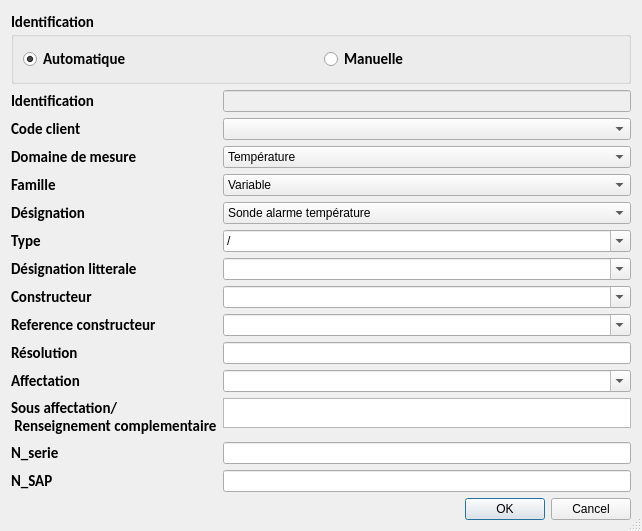
<?xml version="1.0" encoding="UTF-8"?>
<ui version="4.0">
 <class>Creation_afficheur</class>
 <widget class="QDialog" name="Creation_afficheur">
  <property name="windowModality">
   <enum>Qt::WindowModal</enum>
  </property>
  <property name="geometry">
   <rect>
    <x>0</x>
    <y>0</y>
    <width>642</width>
    <height>487</height>
   </rect>
  </property>
  <property name="windowTitle">
   <string>Création d'afficheur</string>
  </property>
  <property name="sizeGripEnabled">
   <bool>true</bool>
  </property>
  <property name="modal">
   <bool>false</bool>
  </property>
  <layout class="QVBoxLayout" name="verticalLayout_2">
   <item>
    <layout class="QVBoxLayout" name="verticalLayout">
     <item>
      <widget class="QGroupBox" name="groupBox">
       <property name="sizePolicy">
        <sizepolicy hsizetype="Preferred" vsizetype="Fixed">
         <horstretch>0</horstretch>
         <verstretch>0</verstretch>
        </sizepolicy>
       </property>
       <property name="font">
        <font>
         <family>Calibri</family>
         <pointsize>11</pointsize>
         <weight>75</weight>
         <bold>true</bold>
        </font>
       </property>
       <property name="title">
        <string>Identification</string>
       </property>
       <layout class="QGridLayout" name="gridLayout_2">
        <item row="0" column="0">
         <widget class="QRadioButton" name="radioButton_automatique">
          <property name="text">
           <string>Automatique</string>
          </property>
          <property name="checked">
           <bool>true</bool>
          </property>
         </widget>
        </item>
        <item row="0" column="1">
         <widget class="QRadioButton" name="radioButton_manuelle">
          <property name="text">
           <string>Manuelle</string>
          </property>
         </widget>
        </item>
       </layout>
      </widget>
     </item>
     <item>
      <layout class="QFormLayout" name="formLayout">
       <property name="fieldGrowthPolicy">
        <enum>QFormLayout::AllNonFixedFieldsGrow</enum>
       </property>
       <item row="0" column="0">
        <widget class="QLabel" name="label_13">
         <property name="sizePolicy">
          <sizepolicy hsizetype="Preferred" vsizetype="Expanding">
           <horstretch>0</horstretch>
           <verstretch>0</verstretch>
          </sizepolicy>
         </property>
         <property name="font">
          <font>
           <family>Calibri</family>
           <pointsize>11</pointsize>
           <weight>75</weight>
           <bold>true</bold>
          </font>
         </property>
         <property name="text">
          <string>Identification</string>
         </property>
        </widget>
       </item>
       <item row="0" column="1">
        <widget class="QLineEdit" name="lineEdit_identification">
         <property name="enabled">
          <bool>false</bool>
         </property>
         <property name="sizePolicy">
          <sizepolicy hsizetype="Expanding" vsizetype="Expanding">
           <horstretch>0</horstretch>
           <verstretch>1</verstretch>
          </sizepolicy>
         </property>
        </widget>
       </item>
       <item row="1" column="0">
        <widget class="QLabel" name="label">
         <property name="sizePolicy">
          <sizepolicy hsizetype="Preferred" vsizetype="Expanding">
           <horstretch>0</horstretch>
           <verstretch>0</verstretch>
          </sizepolicy>
         </property>
         <property name="font">
          <font>
           <family>Calibri</family>
           <pointsize>11</pointsize>
           <weight>75</weight>
           <bold>true</bold>
          </font>
         </property>
         <property name="text">
          <string>Code client</string>
         </property>
        </widget>
       </item>
       <item row="1" column="1">
        <widget class="QComboBox" name="comboBox_code_client">
         <property name="sizePolicy">
          <sizepolicy hsizetype="Preferred" vsizetype="Expanding">
           <horstretch>0</horstretch>
           <verstretch>1</verstretch>
          </sizepolicy>
         </property>
        </widget>
       </item>
       <item row="2" column="0">
        <widget class="QLabel" name="label_2">
         <property name="sizePolicy">
          <sizepolicy hsizetype="Preferred" vsizetype="Expanding">
           <horstretch>0</horstretch>
           <verstretch>0</verstretch>
          </sizepolicy>
         </property>
         <property name="font">
          <font>
           <family>Calibri</family>
           <pointsize>11</pointsize>
           <weight>75</weight>
           <bold>true</bold>
          </font>
         </property>
         <property name="text">
          <string>Domaine de mesure</string>
         </property>
        </widget>
       </item>
       <item row="2" column="1">
        <widget class="QComboBox" name="comboBox_domaine_mesure">
         <property name="sizePolicy">
          <sizepolicy hsizetype="Preferred" vsizetype="Expanding">
           <horstretch>0</horstretch>
           <verstretch>1</verstretch>
          </sizepolicy>
         </property>
         <item>
          <property name="text">
           <string>Température</string>
          </property>
         </item>
         <item>
          <property name="text">
           <string>Temps-Fréquence</string>
          </property>
         </item>
         <item>
          <property name="text">
           <string>Vitesse</string>
          </property>
         </item>
        </widget>
       </item>
       <item row="3" column="0">
        <widget class="QLabel" name="label_3">
         <property name="sizePolicy">
          <sizepolicy hsizetype="Preferred" vsizetype="Expanding">
           <horstretch>0</horstretch>
           <verstretch>0</verstretch>
          </sizepolicy>
         </property>
         <property name="font">
          <font>
           <family>Calibri</family>
           <pointsize>11</pointsize>
           <weight>75</weight>
           <bold>true</bold>
          </font>
         </property>
         <property name="text">
          <string>Famille</string>
         </property>
        </widget>
       </item>
       <item row="3" column="1">
        <widget class="QComboBox" name="comboBox_famille">
         <property name="sizePolicy">
          <sizepolicy hsizetype="Preferred" vsizetype="Expanding">
           <horstretch>1</horstretch>
           <verstretch>1</verstretch>
          </sizepolicy>
         </property>
         <item>
          <property name="text">
           <string>Variable</string>
          </property>
         </item>
        </widget>
       </item>
       <item row="4" column="0">
        <widget class="QLabel" name="label_4">
         <property name="sizePolicy">
          <sizepolicy hsizetype="Preferred" vsizetype="Expanding">
           <horstretch>0</horstretch>
           <verstretch>0</verstretch>
          </sizepolicy>
         </property>
         <property name="font">
          <font>
           <family>Calibri</family>
           <pointsize>11</pointsize>
           <weight>75</weight>
           <bold>true</bold>
          </font>
         </property>
         <property name="text">
          <string>Désignation</string>
         </property>
        </widget>
       </item>
       <item row="4" column="1">
        <widget class="QComboBox" name="comboBox_designation">
         <property name="sizePolicy">
          <sizepolicy hsizetype="Preferred" vsizetype="Expanding">
           <horstretch>0</horstretch>
           <verstretch>1</verstretch>
          </sizepolicy>
         </property>
         <item>
          <property name="text">
           <string>Sonde alarme température</string>
          </property>
         </item>
         <item>
          <property name="text">
           <string>Afficheur de température</string>
          </property>
         </item>
         <item>
          <property name="text">
           <string>Afficheur de temps</string>
          </property>
         </item>
         <item>
          <property name="text">
           <string>Afficheur de vitesse</string>
          </property>
         </item>
        </widget>
       </item>
       <item row="5" column="0">
        <widget class="QLabel" name="label_5">
         <property name="sizePolicy">
          <sizepolicy hsizetype="Preferred" vsizetype="Expanding">
           <horstretch>0</horstretch>
           <verstretch>0</verstretch>
          </sizepolicy>
         </property>
         <property name="font">
          <font>
           <family>Calibri</family>
           <pointsize>11</pointsize>
           <weight>75</weight>
           <bold>true</bold>
          </font>
         </property>
         <property name="text">
          <string>Type</string>
         </property>
        </widget>
       </item>
       <item row="5" column="1">
        <widget class="QComboBox" name="comboBox_type">
         <property name="sizePolicy">
          <sizepolicy hsizetype="Preferred" vsizetype="Expanding">
           <horstretch>0</horstretch>
           <verstretch>1</verstretch>
          </sizepolicy>
         </property>
         <property name="editable">
          <bool>true</bool>
         </property>
         <item>
          <property name="text">
           <string>/</string>
          </property>
         </item>
         <item>
          <property name="text">
           <string>Thermistance</string>
          </property>
         </item>
         <item>
          <property name="text">
           <string>PT100</string>
          </property>
         </item>
         <item>
          <property name="text">
           <string>PT1000</string>
          </property>
         </item>
        </widget>
       </item>
       <item row="6" column="0">
        <widget class="QLabel" name="label_6">
         <property name="sizePolicy">
          <sizepolicy hsizetype="Preferred" vsizetype="Expanding">
           <horstretch>0</horstretch>
           <verstretch>0</verstretch>
          </sizepolicy>
         </property>
         <property name="font">
          <font>
           <family>Calibri</family>
           <pointsize>11</pointsize>
           <weight>75</weight>
           <bold>true</bold>
          </font>
         </property>
         <property name="text">
          <string>Désignation litterale</string>
         </property>
        </widget>
       </item>
       <item row="6" column="1">
        <widget class="QComboBox" name="comboBox_designation_litterale">
         <property name="sizePolicy">
          <sizepolicy hsizetype="Preferred" vsizetype="Expanding">
           <horstretch>0</horstretch>
           <verstretch>1</verstretch>
          </sizepolicy>
         </property>
         <property name="editable">
          <bool>true</bool>
         </property>
         <property name="currentIndex">
          <number>-1</number>
         </property>
        </widget>
       </item>
       <item row="7" column="0">
        <widget class="QLabel" name="label_7">
         <property name="sizePolicy">
          <sizepolicy hsizetype="Preferred" vsizetype="Expanding">
           <horstretch>0</horstretch>
           <verstretch>0</verstretch>
          </sizepolicy>
         </property>
         <property name="font">
          <font>
           <family>Calibri</family>
           <pointsize>11</pointsize>
           <weight>75</weight>
           <bold>true</bold>
          </font>
         </property>
         <property name="text">
          <string>Constructeur</string>
         </property>
        </widget>
       </item>
       <item row="7" column="1">
        <widget class="QComboBox" name="comboBox_constructeur">
         <property name="sizePolicy">
          <sizepolicy hsizetype="Preferred" vsizetype="Expanding">
           <horstretch>0</horstretch>
           <verstretch>1</verstretch>
          </sizepolicy>
         </property>
         <property name="editable">
          <bool>true</bool>
         </property>
        </widget>
       </item>
       <item row="8" column="0">
        <widget class="QLabel" name="label_8">
         <property name="sizePolicy">
          <sizepolicy hsizetype="Preferred" vsizetype="Expanding">
           <horstretch>0</horstretch>
           <verstretch>0</verstretch>
          </sizepolicy>
         </property>
         <property name="font">
          <font>
           <family>Calibri</family>
           <pointsize>11</pointsize>
           <weight>75</weight>
           <bold>true</bold>
          </font>
         </property>
         <property name="text">
          <string>Reference constructeur</string>
         </property>
        </widget>
       </item>
       <item row="8" column="1">
        <widget class="QComboBox" name="comboBox_ref_constructeur">
         <property name="sizePolicy">
          <sizepolicy hsizetype="Preferred" vsizetype="Expanding">
           <horstretch>0</horstretch>
           <verstretch>1</verstretch>
          </sizepolicy>
         </property>
         <property name="editable">
          <bool>true</bool>
         </property>
        </widget>
       </item>
       <item row="9" column="0">
        <widget class="QLabel" name="label_10">
         <property name="sizePolicy">
          <sizepolicy hsizetype="Preferred" vsizetype="Expanding">
           <horstretch>0</horstretch>
           <verstretch>0</verstretch>
          </sizepolicy>
         </property>
         <property name="font">
          <font>
           <family>Calibri</family>
           <pointsize>11</pointsize>
           <weight>75</weight>
           <bold>true</bold>
          </font>
         </property>
         <property name="text">
          <string>Résolution</string>
         </property>
        </widget>
       </item>
       <item row="9" column="1">
        <widget class="QLineEdit" name="lineEdit_resolution">
         <property name="sizePolicy">
          <sizepolicy hsizetype="Expanding" vsizetype="Expanding">
           <horstretch>0</horstretch>
           <verstretch>1</verstretch>
          </sizepolicy>
         </property>
        </widget>
       </item>
       <item row="10" column="0">
        <widget class="QLabel" name="label_11">
         <property name="sizePolicy">
          <sizepolicy hsizetype="Preferred" vsizetype="Expanding">
           <horstretch>0</horstretch>
           <verstretch>0</verstretch>
          </sizepolicy>
         </property>
         <property name="font">
          <font>
           <family>Calibri</family>
           <pointsize>11</pointsize>
           <weight>75</weight>
           <bold>true</bold>
          </font>
         </property>
         <property name="text">
          <string>Affectation</string>
         </property>
        </widget>
       </item>
       <item row="10" column="1">
        <widget class="QComboBox" name="comboBox_affectation">
         <property name="sizePolicy">
          <sizepolicy hsizetype="Preferred" vsizetype="Expanding">
           <horstretch>0</horstretch>
           <verstretch>1</verstretch>
          </sizepolicy>
         </property>
         <property name="editable">
          <bool>true</bool>
         </property>
        </widget>
       </item>
       <item row="12" column="0">
        <widget class="QLabel" name="label_12">
         <property name="sizePolicy">
          <sizepolicy hsizetype="Preferred" vsizetype="Expanding">
           <horstretch>0</horstretch>
           <verstretch>0</verstretch>
          </sizepolicy>
         </property>
         <property name="font">
          <font>
           <family>Calibri</family>
           <pointsize>11</pointsize>
           <weight>75</weight>
           <bold>true</bold>
          </font>
         </property>
         <property name="text">
          <string>N_serie</string>
         </property>
        </widget>
       </item>
       <item row="12" column="1">
        <widget class="QLineEdit" name="lineEdit_nserie">
         <property name="sizePolicy">
          <sizepolicy hsizetype="Expanding" vsizetype="Expanding">
           <horstretch>0</horstretch>
           <verstretch>1</verstretch>
          </sizepolicy>
         </property>
        </widget>
       </item>
       <item row="13" column="0">
        <widget class="QLabel" name="label_14">
         <property name="sizePolicy">
          <sizepolicy hsizetype="Preferred" vsizetype="Expanding">
           <horstretch>0</horstretch>
           <verstretch>0</verstretch>
          </sizepolicy>
         </property>
         <property name="font">
          <font>
           <family>Calibri</family>
           <pointsize>11</pointsize>
           <weight>75</weight>
           <bold>true</bold>
          </font>
         </property>
         <property name="text">
          <string>N_SAP</string>
         </property>
        </widget>
       </item>
       <item row="13" column="1">
        <widget class="QLineEdit" name="lineEdit_nsap">
         <property name="sizePolicy">
          <sizepolicy hsizetype="Expanding" vsizetype="Expanding">
           <horstretch>0</horstretch>
           <verstretch>1</verstretch>
          </sizepolicy>
         </property>
        </widget>
       </item>
       <item row="11" column="0">
        <widget class="QLabel" name="label_15">
         <property name="sizePolicy">
          <sizepolicy hsizetype="Preferred" vsizetype="Expanding">
           <horstretch>0</horstretch>
           <verstretch>0</verstretch>
          </sizepolicy>
         </property>
         <property name="font">
          <font>
           <family>Calibri</family>
           <pointsize>11</pointsize>
           <weight>75</weight>
           <bold>true</bold>
          </font>
         </property>
         <property name="lineWidth">
          <number>2</number>
         </property>
         <property name="text">
          <string>Sous affectation/ 
 Renseignement complementaire</string>
         </property>
        </widget>
       </item>
       <item row="11" column="1">
        <widget class="QTextEdit" name="textEdit_sous_affectation">
         <property name="maximumSize">
          <size>
           <width>16777215</width>
           <height>30</height>
          </size>
         </property>
        </widget>
       </item>
      </layout>
     </item>
    </layout>
   </item>
   <item>
    <widget class="QDialogButtonBox" name="buttonBox">
     <property name="standardButtons">
      <set>QDialogButtonBox::Cancel|QDialogButtonBox::Ok</set>
     </property>
    </widget>
   </item>
  </layout>
 </widget>
 <resources/>
 <connections/>
</ui>
